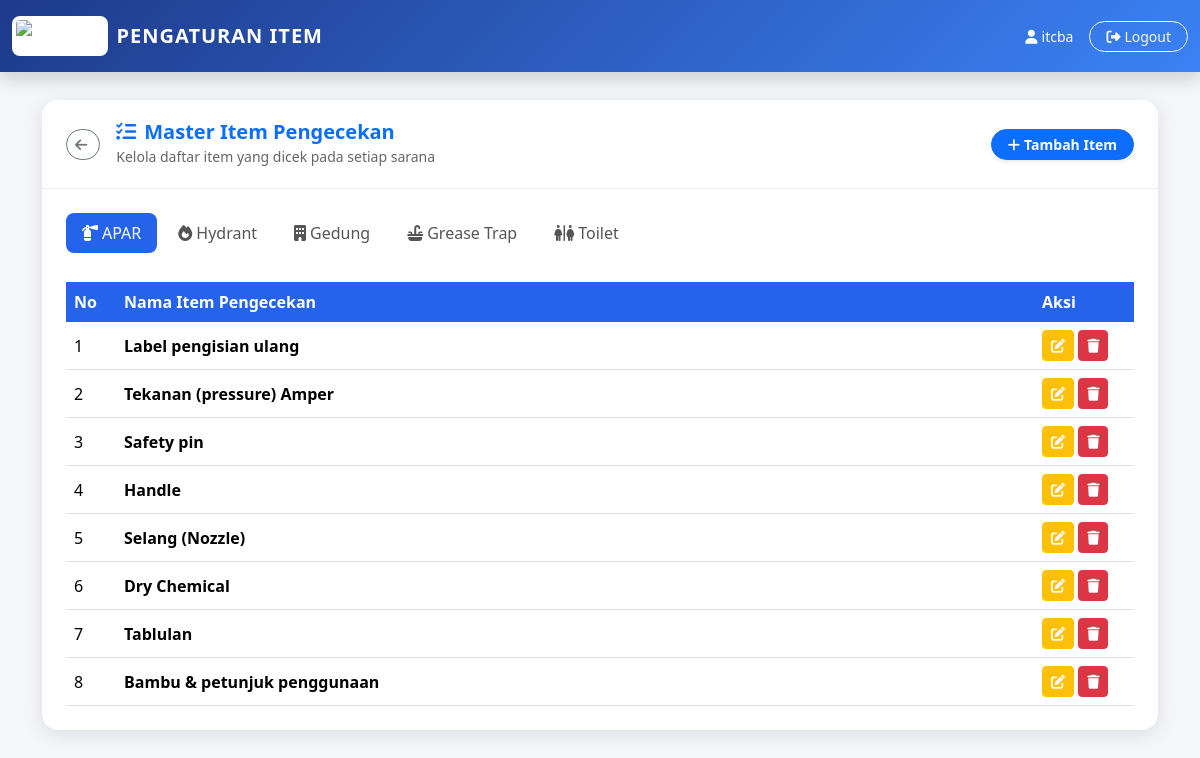
Screenshot of /master_item.php (signed in) with the database file from the repository.
### tables this page shows
CREATE TABLE `master_item` (
  `id` int(11) NOT NULL,
  `modul` varchar(50) NOT NULL,
  `kolom` varchar(100) NOT NULL,
  `label` varchar(200) NOT NULL,
  `is_active` tinyint(1) DEFAULT 1
);

### master_item.php (the view, shortened to what this page needs)
<?php
include "config/koneksi.php";
mysqli_query($conn, "CREATE TABLE IF NOT EXISTS `master_item` (
  `id` int(11) NOT NULL AUTO_INCREMENT,
  `modul` varchar(50) NOT NULL,
  `kolom` varchar(100) NOT NULL,
  `label` varchar(200) NOT NULL,
  `is_active` tinyint(1) DEFAULT 1,
  PRIMARY KEY (`id`)
) ENGINE=InnoDB DEFAULT CHARSET=utf8mb4");
$modulFilter = isset($_GET['modul']) ? mysqli_real_escape_string($conn, $_GET['modul']) : 'apar';
$items = mysqli_query($conn, "SELECT * FROM master_item WHERE modul='$modulFilter' AND is_active=1 ORDER BY id ASC");
?>
<!DOCTYPE html>
<html lang="id">
<head>
  <link href="https://cdn.jsdelivr.net/npm/bootstrap@5.3.2/dist/css/bootstrap.min.css" rel="stylesheet">
</head>
<body>
  <nav class="navbar navbar-custom fixed-top py-3 shadow">
    <div class="container-fluid d-flex justify-content-between align-items-center">
      <div class="d-flex align-items-center gap-2 text-white" style="cursor:pointer" onclick="window.location.href='dashboard.php'">
        <img src="assets/images/cba.png" alt="Logo CBA" style="height:40px; background:white; padding:4px; border-radius:8px;">
        <span class="fw-bold fs-5 d-none d-sm-inline" style="letter-spacing:1px">PENGATURAN ITEM</span>
      </div>
      <div class="d-flex align-items-center gap-2 gap-md-3">
        <span class="text-white small d-none d-md-inline"><i class="fa-solid fa-user me-1"></i><?= $_SESSION['username'] ?></span>
        <a href="logout.php" class="btn btn-sm btn-outline-light rounded-pill px-2 px-md-3" title="Logout">
          <span class="d-none d-sm-inline"><i class="fa-solid fa-right-from-bracket me-1"></i>Logout</span>
        </a>
      </div>
    </div>
  </nav>
  <div class="container" style="margin-top:100px; padding-bottom:40px; flex:1;">
    <div class="card card-custom">
      <div class="card-header-custom d-flex justify-content-between align-items-center flex-wrap gap-3">
        <div class="d-flex align-items-center gap-3">
          <a href="dashboard.php" class="btn btn-sm btn-outline-secondary rounded-pill" title="Kembali ke Dashboard">
            <i class="fa-solid fa-arrow-left me-1"></i>
          </a>
          <div>
            <h5 class="fw-bold mb-0 text-primary"><i class="fa-solid fa-list-check me-2"></i>Master Item Pengecekan</h5>
            <small class="opacity-75">Kelola daftar item yang dicek pada setiap sarana</small>
          </div>
        </div>
        <button class="btn btn-primary btn-sm px-3 rounded-pill fw-bold shadow-sm" data-bs-toggle="modal" data-bs-target="#modalTambah">
          <i class="fa-solid fa-plus me-1"></i>Tambah Item
        </button>
      </div>
      <div class="card-body p-4">
        <ul class="nav nav-pills mb-4">
          <li class="nav-item">
            <a class="nav-link <?= $modulFilter == 'apar' ? 'active' : '' ?>" href="?modul=apar"><i class="fa-solid fa-fire-extinguisher me-1"></i>APAR</a>
          </li>
          <li class="nav-item">
            <a class="nav-link <?= $modulFilter == 'hydrant' ? 'active' : '' ?>" href="?modul=hydrant"><i class="fa-solid fa-fire me-1"></i>Hydrant</a>
          </li>
          <li class="nav-item">
            <a class="nav-link <?= $modulFilter == 'gedung' ? 'active' : '' ?>" href="?modul=gedung"><i class="fa-solid fa-building me-1"></i>Gedung</a>
          </li>
          <li class="nav-item">
            <a class="nav-link <?= $modulFilter == 'grease_trap' ? 'active' : '' ?>" href="?modul=grease_trap"><i class="fa-solid fa-sink me-1"></i>Grease Trap</a>
          </li>
          <li class="nav-item">
            <a class="nav-link <?= $modulFilter == 'toilet' ? 'active' : '' ?>" href="?modul=toilet"><i class="fa-solid fa-restroom me-1"></i>Toilet</a>
          </li>
        </ul>
        <div class="table-responsive">
          <table class="table table-hover align-middle mb-0">
            <thead>
              <tr>
                <th width="50">No</th>
                <th>Nama Item Pengecekan</th>
                <th width="100">Aksi</th>
              </tr>
            </thead>
            <tbody>
              <?php
              $no = 1;
              if (mysqli_num_rows($items) > 0):
                while ($row = mysqli_fetch_assoc($items)): ?>
                <tr>
                  <td><?= $no++ ?></td>
                  <td class="fw-semibold"><?= htmlspecialchars($row['label']) ?></td>
                  <td>
                    <button type="button" class="btn btn-warning btn-sm text-white" onclick="openEditModal(<?= $row['id'] ?>, '<?= htmlspecialchars(addslashes($row['label'])) ?>', '<?= htmlspecialchars($row['modul']) ?>')" title="Edit Nama Item">
                      <i class="fa-solid fa-pen-to-square"></i>
                    </button>
                    <button type="button" class="btn btn-danger btn-sm" onclick="confirmDelete(<?= $row['id'] ?>)" title="Hapus (Sembunyikan)">
                      <i class="fa-solid fa-trash"></i>
                    </button>
                  </td>
                </tr>
                <?php endwhile;
              else: ?>
                <tr>
                  <td colspan="3" class="text-center text-muted py-4">Belum ada item pengecekan untuk modul ini.</td>
                </tr>
              <?php endif; ?>
            </tbody>
          </table>
        </div>
      </div>
    </div>
  </div>
</body>
</html>

### master_item.php (style rules this page uses)
:root { --blue: #2563eb; --blue-dark: #1e3a8a; --blue-light: #3b82f6; }
body { background: #f4f6f9; font-family: 'Segoe UI', sans-serif; min-height: 100vh; display: flex; flex-direction: column; }
.navbar-custom { background: linear-gradient(135deg, var(--blue-dark), var(--blue-light)); }
.card-custom { border: none; border-radius: 16px; box-shadow: 0 4px 20px rgba(0,0,0,.1); }
.card-header-custom { background: #fff; color: #333; border-radius: 16px 16px 0 0; padding: 20px 24px; border-bottom: 1px solid #eee; }
.table thead th { background: var(--blue); color: #fff; border: none; white-space: nowrap; }
.nav-pills .nav-link { color: #555; border-radius: 8px; margin-right: 5px; margin-bottom: 5px; }
.nav-pills .nav-link.active { background-color: var(--blue); }

### rows the page displays
master_item: label "Label pengisian ulang"
master_item: label "Tekanan (pressure) Amper"
master_item: label "Safety pin"
master_item: label "Handle"
master_item: label "Selang (Nozzle)"
master_item: label "Dry Chemical"
master_item: label "Tablulan"
master_item: label "Bambu & petunjuk penggunaan"

### other values shown
$_SESSION['username'] "itcba"
